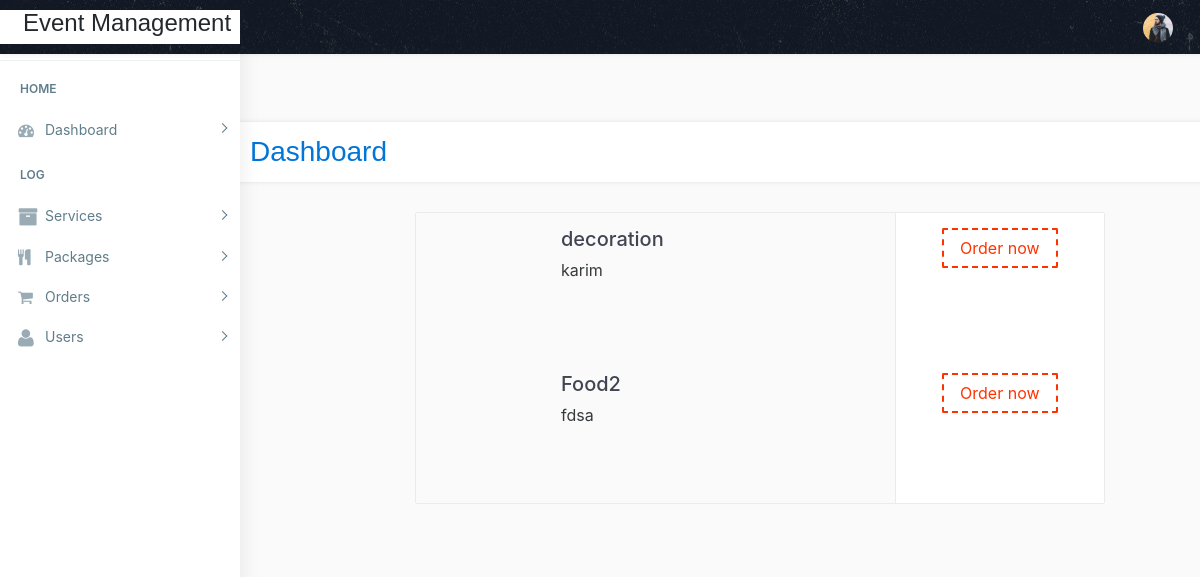
Page /admin/all_dealer_service.php (signed in) on the earlier database version.
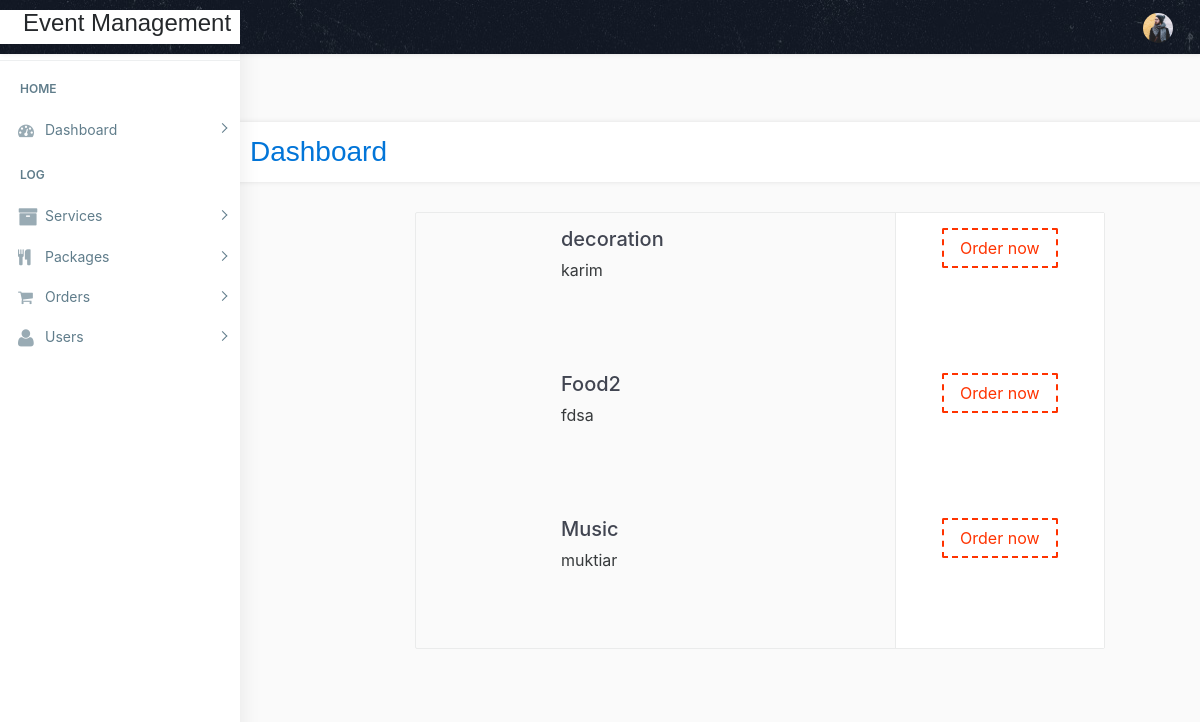
Same page on the later database version.
### tables this page shows
CREATE TABLE `dealer` (
  `de_id` int(222) NOT NULL,
  `dc_name` varchar(222) NOT NULL,
  `username` varchar(222) NOT NULL,
  `f_name` varchar(222) NOT NULL,
  `l_name` varchar(222) NOT NULL,
  `email` varchar(222) NOT NULL,
  `password` varchar(222) NOT NULL,
  `phone` varchar(222) NOT NULL,
  `address` text NOT NULL
);

### admin/all_dealer_service.php (the view, shortened to what the changed rows need)
<!DOCTYPE html>
<html lang="en">
<?php
include("../connection/connect.php");
if(empty($_SESSION["adm_id"]))
{
	header('location:index.php');
}
elseif($_SESSION['role'] == "User")
{
	header('location:index.php');
}
else
{
?>
<head>
    <link href="css/lib/bootstrap/bootstrap.min.css" rel="stylesheet">
    <link href="css/helper.css" rel="stylesheet">
    <link href="css/style.css" rel="stylesheet">
    <link href="css1/bootstrap.min.css" rel="stylesheet">
    <link href="css1/font-awesome.min.css" rel="stylesheet">
    <link href="css1/animsition.min.css" rel="stylesheet">
    <link href="css1/animate.css" rel="stylesheet">
    <link href="css1/style1.css" rel="stylesheet">
</head>
<body class="fix-header fix-sidebar">
    <div id="main-wrapper">
        <div class="page-wrapper">
            <div class="container-fluid">
                <div class="row">
                    <div class="col-xs-12 col-sm-5 col-md-5 col-lg-9">
                        <div class="bg-gray service-entry">
                            <div class="row">
                                <?php $ress = mysqli_query($db, "select * from dealer");
                                while ($rows = mysqli_fetch_array($ress)) {
                                    echo ' <div class="col-sm-12 col-md-12 col-lg-8 text-xs-center text-sm-left">
															<div class="entry-dscr">
																<h5><a href="dealer/create.php?de_id=' . $rows['de_id'] . '" >' . $rows['dc_name'] . '</a></h5> <span>' . $rows['username'] . ' </span>
															</div>
														</div>
														 <div class="col-sm-12 col-md-12 col-lg-4 text-xs-center">
																<div class="right-content bg-white">
																	<div class="right-review">
                                                                      <a href="dealer/create.php?de_id=' . $rows['de_id'] . '" class="btn theme-btn-dash">Order now</a>
                                                                    </div>
																</div>
															</div>';
                                }
                                ?>
                            </div>
                        </div>
                    </div>
                </div>
            </div>
            </div>
        </div>
</body>
</html>
<?php
}
?>

Differences in the rows shown:
added dealer: dc_name "Music", username "muktiar"
